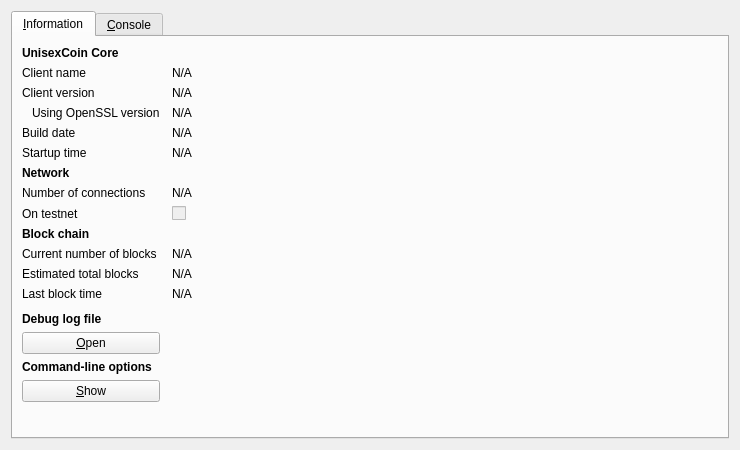
<?xml version="1.0" encoding="UTF-8"?>
<ui version="4.0">
 <class>RPCConsole</class>
 <widget class="QDialog" name="RPCConsole">
  <property name="geometry">
   <rect>
    <x>0</x>
    <y>0</y>
    <width>740</width>
    <height>450</height>
   </rect>
  </property>
  <property name="windowTitle">
   <string>UnisexCoin - Debug window</string>
  </property>
  <layout class="QVBoxLayout" name="verticalLayout_2">
   <item>
    <widget class="QTabWidget" name="tabWidget">
     <property name="currentIndex">
      <number>0</number>
     </property>
     <widget class="QWidget" name="tab_info">
      <attribute name="title">
       <string>&amp;Information</string>
      </attribute>
      <layout class="QGridLayout" name="gridLayout" columnstretch="0,1">
       <property name="horizontalSpacing">
        <number>12</number>
       </property>
       <item row="0" column="0">
        <widget class="QLabel" name="label_9">
         <property name="font">
          <font>
           <weight>75</weight>
           <bold>true</bold>
          </font>
         </property>
         <property name="text">
          <string>UnisexCoin Core</string>
         </property>
        </widget>
       </item>
       <item row="1" column="0">
        <widget class="QLabel" name="label_5">
         <property name="text">
          <string>Client name</string>
         </property>
        </widget>
       </item>
       <item row="1" column="1">
        <widget class="QLabel" name="clientName">
         <property name="cursor">
          <cursorShape>IBeamCursor</cursorShape>
         </property>
         <property name="text">
          <string>N/A</string>
         </property>
         <property name="textFormat">
          <enum>Qt::PlainText</enum>
         </property>
         <property name="textInteractionFlags">
          <set>Qt::LinksAccessibleByMouse|Qt::TextSelectableByKeyboard|Qt::TextSelectableByMouse</set>
         </property>
        </widget>
       </item>
       <item row="2" column="0">
        <widget class="QLabel" name="label_6">
         <property name="text">
          <string>Client version</string>
         </property>
        </widget>
       </item>
       <item row="2" column="1">
        <widget class="QLabel" name="clientVersion">
         <property name="cursor">
          <cursorShape>IBeamCursor</cursorShape>
         </property>
         <property name="text">
          <string>N/A</string>
         </property>
         <property name="textFormat">
          <enum>Qt::PlainText</enum>
         </property>
         <property name="textInteractionFlags">
          <set>Qt::LinksAccessibleByMouse|Qt::TextSelectableByKeyboard|Qt::TextSelectableByMouse</set>
         </property>
        </widget>
       </item>
       <item row="3" column="0">
        <widget class="QLabel" name="label_14">
         <property name="text">
          <string>Using OpenSSL version</string>
         </property>
         <property name="indent">
          <number>10</number>
         </property>
        </widget>
       </item>
       <item row="3" column="1">
        <widget class="QLabel" name="openSSLVersion">
         <property name="cursor">
          <cursorShape>IBeamCursor</cursorShape>
         </property>
         <property name="text">
          <string>N/A</string>
         </property>
         <property name="textFormat">
          <enum>Qt::PlainText</enum>
         </property>
         <property name="textInteractionFlags">
          <set>Qt::LinksAccessibleByMouse|Qt::TextSelectableByKeyboard|Qt::TextSelectableByMouse</set>
         </property>
        </widget>
       </item>
       <item row="4" column="0">
        <widget class="QLabel" name="label_12">
         <property name="text">
          <string>Build date</string>
         </property>
        </widget>
       </item>
       <item row="4" column="1">
        <widget class="QLabel" name="buildDate">
         <property name="cursor">
          <cursorShape>IBeamCursor</cursorShape>
         </property>
         <property name="text">
          <string>N/A</string>
         </property>
         <property name="textFormat">
          <enum>Qt::PlainText</enum>
         </property>
         <property name="textInteractionFlags">
          <set>Qt::LinksAccessibleByMouse|Qt::TextSelectableByKeyboard|Qt::TextSelectableByMouse</set>
         </property>
        </widget>
       </item>
       <item row="5" column="0">
        <widget class="QLabel" name="label_13">
         <property name="text">
          <string>Startup time</string>
         </property>
        </widget>
       </item>
       <item row="5" column="1">
        <widget class="QLabel" name="startupTime">
         <property name="cursor">
          <cursorShape>IBeamCursor</cursorShape>
         </property>
         <property name="text">
          <string>N/A</string>
         </property>
         <property name="textFormat">
          <enum>Qt::PlainText</enum>
         </property>
         <property name="textInteractionFlags">
          <set>Qt::LinksAccessibleByMouse|Qt::TextSelectableByKeyboard|Qt::TextSelectableByMouse</set>
         </property>
        </widget>
       </item>
       <item row="6" column="0">
        <widget class="QLabel" name="label_11">
         <property name="font">
          <font>
           <weight>75</weight>
           <bold>true</bold>
          </font>
         </property>
         <property name="text">
          <string>Network</string>
         </property>
        </widget>
       </item>
       <item row="7" column="0">
        <widget class="QLabel" name="label_7">
         <property name="text">
          <string>Number of connections</string>
         </property>
        </widget>
       </item>
       <item row="7" column="1">
        <widget class="QLabel" name="numberOfConnections">
         <property name="cursor">
          <cursorShape>IBeamCursor</cursorShape>
         </property>
         <property name="text">
          <string>N/A</string>
         </property>
         <property name="textFormat">
          <enum>Qt::PlainText</enum>
         </property>
         <property name="textInteractionFlags">
          <set>Qt::LinksAccessibleByMouse|Qt::TextSelectableByKeyboard|Qt::TextSelectableByMouse</set>
         </property>
        </widget>
       </item>
       <item row="8" column="0">
        <widget class="QLabel" name="label_8">
         <property name="text">
          <string>On testnet</string>
         </property>
        </widget>
       </item>
       <item row="8" column="1">
        <widget class="QCheckBox" name="isTestNet">
         <property name="enabled">
          <bool>false</bool>
         </property>
         <property name="text">
          <string/>
         </property>
        </widget>
       </item>
       <item row="9" column="0">
        <widget class="QLabel" name="label_10">
         <property name="font">
          <font>
           <weight>75</weight>
           <bold>true</bold>
          </font>
         </property>
         <property name="text">
          <string>Block chain</string>
         </property>
        </widget>
       </item>
       <item row="10" column="0">
        <widget class="QLabel" name="label_3">
         <property name="text">
          <string>Current number of blocks</string>
         </property>
        </widget>
       </item>
       <item row="10" column="1">
        <widget class="QLabel" name="numberOfBlocks">
         <property name="cursor">
          <cursorShape>IBeamCursor</cursorShape>
         </property>
         <property name="text">
          <string>N/A</string>
         </property>
         <property name="textFormat">
          <enum>Qt::PlainText</enum>
         </property>
         <property name="textInteractionFlags">
          <set>Qt::LinksAccessibleByMouse|Qt::TextSelectableByKeyboard|Qt::TextSelectableByMouse</set>
         </property>
        </widget>
       </item>
       <item row="11" column="0">
        <widget class="QLabel" name="label_4">
         <property name="text">
          <string>Estimated total blocks</string>
         </property>
        </widget>
       </item>
       <item row="11" column="1">
        <widget class="QLabel" name="totalBlocks">
         <property name="cursor">
          <cursorShape>IBeamCursor</cursorShape>
         </property>
         <property name="text">
          <string>N/A</string>
         </property>
         <property name="textFormat">
          <enum>Qt::PlainText</enum>
         </property>
         <property name="textInteractionFlags">
          <set>Qt::LinksAccessibleByMouse|Qt::TextSelectableByKeyboard|Qt::TextSelectableByMouse</set>
         </property>
        </widget>
       </item>
       <item row="12" column="0">
        <widget class="QLabel" name="label_2">
         <property name="text">
          <string>Last block time</string>
         </property>
        </widget>
       </item>
       <item row="12" column="1">
        <widget class="QLabel" name="lastBlockTime">
         <property name="cursor">
          <cursorShape>IBeamCursor</cursorShape>
         </property>
         <property name="text">
          <string>N/A</string>
         </property>
         <property name="textFormat">
          <enum>Qt::PlainText</enum>
         </property>
         <property name="textInteractionFlags">
          <set>Qt::LinksAccessibleByMouse|Qt::TextSelectableByKeyboard|Qt::TextSelectableByMouse</set>
         </property>
        </widget>
       </item>
       <item row="13" column="0">
        <spacer name="verticalSpacer_2">
         <property name="orientation">
          <enum>Qt::Vertical</enum>
         </property>
         <property name="sizeHint" stdset="0">
          <size>
           <width>20</width>
           <height>20</height>
          </size>
         </property>
        </spacer>
       </item>
       <item row="14" column="0">
        <widget class="QLabel" name="labelDebugLogfile">
         <property name="font">
          <font>
           <weight>75</weight>
           <bold>true</bold>
          </font>
         </property>
         <property name="text">
          <string>Debug log file</string>
         </property>
        </widget>
       </item>
       <item row="15" column="0">
        <widget class="QPushButton" name="openDebugLogfileButton">
         <property name="toolTip">
          <string>Open the UnisexCoin debug log file from the current data directory. This can take a few seconds for large log files.</string>
         </property>
         <property name="text">
          <string>&amp;Open</string>
         </property>
         <property name="autoDefault">
          <bool>false</bool>
         </property>
        </widget>
       </item>
       <item row="16" column="0">
        <widget class="QLabel" name="labelCLOptions">
         <property name="font">
          <font>
           <weight>75</weight>
           <bold>true</bold>
          </font>
         </property>
         <property name="text">
          <string>Command-line options</string>
         </property>
        </widget>
       </item>
       <item row="17" column="0">
        <widget class="QPushButton" name="showCLOptionsButton">
         <property name="toolTip">
          <string>Show the UnisexCoin-Qt help message to get a list with possible UnisexCoin command-line options.</string>
         </property>
         <property name="text">
          <string>&amp;Show</string>
         </property>
         <property name="autoDefault">
          <bool>false</bool>
         </property>
        </widget>
       </item>
       <item row="18" column="0">
        <spacer name="verticalSpacer">
         <property name="orientation">
          <enum>Qt::Vertical</enum>
         </property>
         <property name="sizeHint" stdset="0">
          <size>
           <width>20</width>
           <height>40</height>
          </size>
         </property>
        </spacer>
       </item>
      </layout>
     </widget>
     <widget class="QWidget" name="tab_console">
      <attribute name="title">
       <string>&amp;Console</string>
      </attribute>
      <layout class="QVBoxLayout" name="verticalLayout_3">
       <property name="spacing">
        <number>3</number>
       </property>
       <item>
        <widget class="QTextEdit" name="messagesWidget">
         <property name="minimumSize">
          <size>
           <width>0</width>
           <height>100</height>
          </size>
         </property>
         <property name="readOnly">
          <bool>true</bool>
         </property>
         <property name="tabKeyNavigation" stdset="0">
          <bool>false</bool>
         </property>
         <property name="columnCount" stdset="0">
          <number>2</number>
         </property>
        </widget>
       </item>
       <item>
        <layout class="QHBoxLayout" name="horizontalLayout">
         <property name="spacing">
          <number>3</number>
         </property>
         <item>
          <widget class="QLabel" name="label">
           <property name="text">
            <string notr="true">&gt;</string>
           </property>
          </widget>
         </item>
         <item>
          <widget class="QLineEdit" name="lineEdit"/>
         </item>
         <item>
          <widget class="QPushButton" name="clearButton">
           <property name="maximumSize">
            <size>
             <width>24</width>
             <height>24</height>
            </size>
           </property>
           <property name="toolTip">
            <string>Clear console</string>
           </property>
           <property name="text">
            <string/>
           </property>
           <property name="icon">
            <iconset resource="../bitcoin.qrc">
             <normaloff>:/icons/remove</normaloff>:/icons/remove</iconset>
           </property>
           <property name="shortcut">
            <string notr="true">Ctrl+L</string>
           </property>
           <property name="autoDefault">
            <bool>false</bool>
           </property>
          </widget>
         </item>
        </layout>
       </item>
      </layout>
     </widget>
    </widget>
   </item>
  </layout>
 </widget>
 <resources>
  <include location="../bitcoin.qrc"/>
 </resources>
 <connections/>
</ui>
